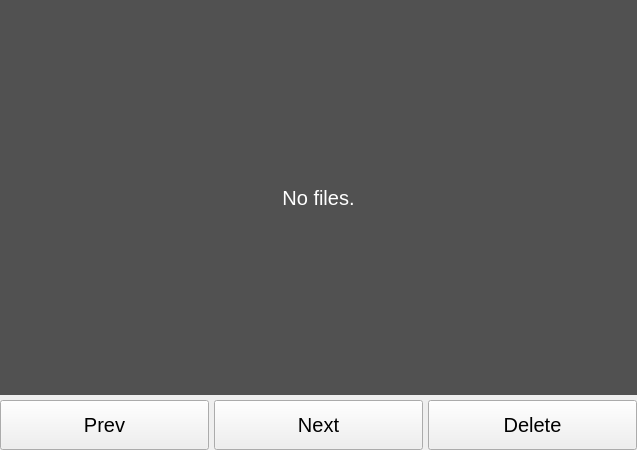
<?xml version="1.0" encoding="UTF-8"?>
<ui version="4.0">
 <class>ImageViewerPage</class>
 <widget class="QWidget" name="ImageViewerPage">
  <property name="geometry">
   <rect>
    <x>0</x>
    <y>0</y>
    <width>637</width>
    <height>450</height>
   </rect>
  </property>
  <property name="minimumSize">
   <size>
    <width>637</width>
    <height>450</height>
   </size>
  </property>
  <property name="windowTitle">
   <string>Form</string>
  </property>
  <layout class="QVBoxLayout" name="verticalLayout">
   <property name="spacing">
    <number>5</number>
   </property>
   <property name="leftMargin">
    <number>0</number>
   </property>
   <property name="topMargin">
    <number>0</number>
   </property>
   <property name="rightMargin">
    <number>0</number>
   </property>
   <property name="bottomMargin">
    <number>0</number>
   </property>
   <item>
    <widget class="QLabel" name="label">
     <property name="sizePolicy">
      <sizepolicy hsizetype="Expanding" vsizetype="Expanding">
       <horstretch>0</horstretch>
       <verstretch>0</verstretch>
      </sizepolicy>
     </property>
     <property name="palette">
      <palette>
       <active>
        <colorrole role="WindowText">
         <brush brushstyle="SolidPattern">
          <color alpha="255">
           <red>255</red>
           <green>255</green>
           <blue>255</blue>
          </color>
         </brush>
        </colorrole>
        <colorrole role="Base">
         <brush brushstyle="SolidPattern">
          <color alpha="255">
           <red>255</red>
           <green>255</green>
           <blue>255</blue>
          </color>
         </brush>
        </colorrole>
        <colorrole role="Window">
         <brush brushstyle="SolidPattern">
          <color alpha="255">
           <red>81</red>
           <green>81</green>
           <blue>81</blue>
          </color>
         </brush>
        </colorrole>
       </active>
       <inactive>
        <colorrole role="WindowText">
         <brush brushstyle="SolidPattern">
          <color alpha="255">
           <red>255</red>
           <green>255</green>
           <blue>255</blue>
          </color>
         </brush>
        </colorrole>
        <colorrole role="Base">
         <brush brushstyle="SolidPattern">
          <color alpha="255">
           <red>255</red>
           <green>255</green>
           <blue>255</blue>
          </color>
         </brush>
        </colorrole>
        <colorrole role="Window">
         <brush brushstyle="SolidPattern">
          <color alpha="255">
           <red>81</red>
           <green>81</green>
           <blue>81</blue>
          </color>
         </brush>
        </colorrole>
       </inactive>
       <disabled>
        <colorrole role="WindowText">
         <brush brushstyle="SolidPattern">
          <color alpha="255">
           <red>128</red>
           <green>128</green>
           <blue>128</blue>
          </color>
         </brush>
        </colorrole>
        <colorrole role="Base">
         <brush brushstyle="SolidPattern">
          <color alpha="255">
           <red>81</red>
           <green>81</green>
           <blue>81</blue>
          </color>
         </brush>
        </colorrole>
        <colorrole role="Window">
         <brush brushstyle="SolidPattern">
          <color alpha="255">
           <red>81</red>
           <green>81</green>
           <blue>81</blue>
          </color>
         </brush>
        </colorrole>
       </disabled>
      </palette>
     </property>
     <property name="font">
      <font>
       <pointsize>15</pointsize>
      </font>
     </property>
     <property name="autoFillBackground">
      <bool>true</bool>
     </property>
     <property name="frameShape">
      <enum>QFrame::NoFrame</enum>
     </property>
     <property name="frameShadow">
      <enum>QFrame::Raised</enum>
     </property>
     <property name="text">
      <string>No files.</string>
     </property>
     <property name="alignment">
      <set>Qt::AlignCenter</set>
     </property>
    </widget>
   </item>
   <item>
    <layout class="QHBoxLayout" name="horizontalLayout_4">
     <property name="spacing">
      <number>5</number>
     </property>
     <item>
      <widget class="QPushButton" name="prevButton">
       <property name="minimumSize">
        <size>
         <width>0</width>
         <height>50</height>
        </size>
       </property>
       <property name="font">
        <font>
         <pointsize>15</pointsize>
        </font>
       </property>
       <property name="focusPolicy">
        <enum>Qt::NoFocus</enum>
       </property>
       <property name="text">
        <string>Prev</string>
       </property>
      </widget>
     </item>
     <item>
      <widget class="QPushButton" name="nextButton">
       <property name="minimumSize">
        <size>
         <width>0</width>
         <height>50</height>
        </size>
       </property>
       <property name="font">
        <font>
         <pointsize>15</pointsize>
        </font>
       </property>
       <property name="focusPolicy">
        <enum>Qt::NoFocus</enum>
       </property>
       <property name="text">
        <string>Next</string>
       </property>
      </widget>
     </item>
     <item>
      <widget class="QPushButton" name="deleteButton">
       <property name="minimumSize">
        <size>
         <width>0</width>
         <height>50</height>
        </size>
       </property>
       <property name="font">
        <font>
         <pointsize>15</pointsize>
        </font>
       </property>
       <property name="focusPolicy">
        <enum>Qt::NoFocus</enum>
       </property>
       <property name="text">
        <string>Delete</string>
       </property>
      </widget>
     </item>
    </layout>
   </item>
  </layout>
 </widget>
 <resources/>
 <connections/>
</ui>
